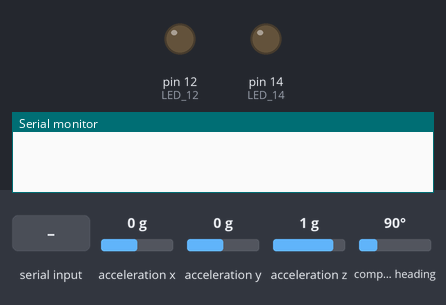
This sketch was run on a simulated Arduino Uno, built with avr-gcc and run on an emulated ATmega328P. On the bench: output pins drawn as LEDs (lit = HIGH), the last lines printed to the serial monitor. The test bench sets the inputs (shaded band); at power-on: acceleration x 0 g, acceleration y 0 g, acceleration z 1 g, compass heading 90°.

Above: at 0.1 s.
At 2.0 s:
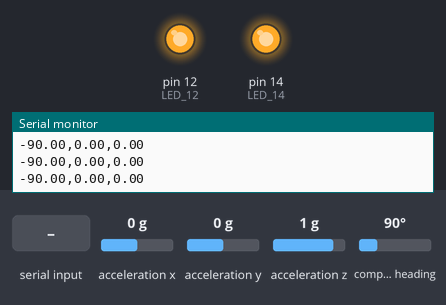
2.1 s: "-h\n" received over Serial
3.6 s: "PAUSE\n" received over Serial
5.1 s: "CAL\n" received over Serial
Timing chart, 0 to 8.1 s (numbered marks = the images above; inputs shaded):
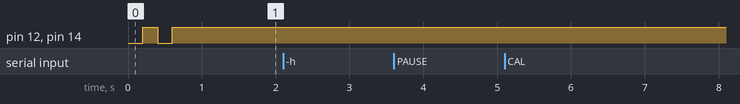

The sketch:

tes_tesis_arduino.ino
```cpp
#include <Wire.h>
#include <Adafruit_Sensor.h>
#include <Adafruit_BNO055.h>

#define VER "0.2.2"
// Definición de pines LED
#define LED_12 12
#define LED_14 14

// Comandos para los LEDs y modos
const String L_12_ON = "L_12_ON";
const String L_12_OFF = "L_12_OFF";
const String L_14_ON = "L_14_ON";
const String L_14_OFF = "L_14_OFF";
const String MODE_EULER = "MODE_EULER";
const String MODE_VHIT = "MODE_VHIT";

// Variables para el serial
String inputString = "";
boolean stringComplete = false;

// Variables para el timing
unsigned long previousMicros = 0;
unsigned long interval = 100000; // 100ms en microsegundos por defecto para Euler
unsigned long vhitInterval = 2000; // 2ms en microsegundos para VHIT (500Hz)

// Variables de control
bool isPaused = false;
bool isCalibrating = false;
bool isVHITMode = false;
float offsetYaw = 0;
float offsetPitch = 0;
float offsetRoll = 0;

// Variables para calibración
unsigned long calTimer = 0;
int calStep = 0;

// Crear objeto BNO055
Adafruit_BNO055 bno = Adafruit_BNO055(55, 0x29);

void setup() {
  Serial.begin(115200);

  pinMode(LED_12, OUTPUT);
  pinMode(LED_14, OUTPUT);
  digitalWrite(LED_12, HIGH);
  digitalWrite(LED_14, HIGH);

  Wire.begin();

  if(!bno.begin()) {
    Serial.println("No se detectó BNO055!");
    while(1);
  }

  bno.setExtCrystalUse(true);
  startupSequence();

  Serial.println("Controlador listo!");
  Serial.println("Escriba -h para ver los comandos disponibles\n");
}

void startupSequence() {
  for(int i = 0; i < 2; i++) {
    digitalWrite(LED_12, LOW);
    digitalWrite(LED_14, LOW);
    delay(200);
    digitalWrite(LED_12, HIGH);
    digitalWrite(LED_14, HIGH);
    delay(200);
  }
}

void loop() {
  unsigned long currentMicros = micros();

  if (stringComplete) {
    processCommand(inputString);
    inputString = "";
    stringComplete = false;
  }

  if (isCalibrating) {
    handleCalibration();
  }
  else if (!isPaused) {
    if (currentMicros - previousMicros >= (isVHITMode ? vhitInterval : interval)) {
      previousMicros = currentMicros;
      if (isVHITMode) {
        readAndSendVHITData();
      } else {
        readAndSendEulerData();
      }
    }
  }
}

void handleCalibration() {
  unsigned long currentMillis = millis();
  uint8_t system, gyro, accel, mag;
  bno.getCalibration(&system, &gyro, &accel, &mag);

  // Mostrar progreso de calibración cada 2 segundos
  if (currentMillis % 2000 == 0) {
    Serial.print("Progreso: Sys=");
    Serial.print(system);
    Serial.print(" Gyr=");
    Serial.print(gyro);
    Serial.print(" Acc=");
    Serial.print(accel);
    Serial.print(" Mag=");
    Serial.println(mag);
  }

  switch(calStep) {
    case 0: // Calibración del giroscopio
      if (currentMillis - calTimer < 3000) {
        if (currentMillis % 1000 == 0) {
          Serial.println("Mantenga el sensor COMPLETAMENTE quieto...");
        }
      } else {
        if (gyro >= 2) {
          Serial.println("\n¡Giroscopio calibrado!");
          Serial.println("\nPaso 2: Calibración del Acelerómetro");
          Serial.println("1. Coloque el sensor en 6 posiciones diferentes");
          Serial.println("2. Mantenga cada posición por 2-3 segundos");
          Serial.println("3. Posiciones sugeridas:");
          Serial.println("   - Apoyado en sus 6 caras");
          Serial.println("   - Como si mirara al frente, arriba, abajo");
          Serial.println("   - Como si mirara a la izquierda y derecha\n");
          calStep++;
          calTimer = currentMillis;
        } else {
          calTimer = currentMillis;
        }
      }
      break;

    case 1: // Calibración del acelerómetro
      if (accel >= 2 || currentMillis - calTimer > 20000) {
        Serial.println("\n¡Acelerómetro suficientemente calibrado!");
        Serial.println("\nPaso 3: Calibración del Magnetómetro");
        Serial.println("1. Mueva el sensor en forma de 8");
        Serial.println("2. Movimiento lento y amplio");
        Serial.println("3. Repita el movimiento en diferentes orientaciones\n");
        calStep++;
        calTimer = currentMillis;
      } else if (currentMillis % 3000 == 0) {
        Serial.println("Continúe moviendo a diferentes posiciones...");
      }
      break;

    case 2: // Calibración del magnetómetro
      if (mag >= 2 || currentMillis - calTimer > 30000) {
        Serial.println("\n¡Calibración completada!");
        Serial.println("Estado final de calibración:");
        Serial.print("Sistema: "); Serial.println(system);
        Serial.print("Giroscopio: "); Serial.println(gyro);
        Serial.print("Acelerómetro: "); Serial.println(accel);
        Serial.print("Magnetómetro: "); Serial.println(mag);

        if (system < 2) {
          Serial.println("\nSugerencia: Puede repetir la calibración");
          Serial.println("para mejorar la precisión si lo desea");
        }

        isCalibrating = false;
      } else if (currentMillis % 3000 == 0) {
        Serial.println("Continúe el movimiento en forma de 8...");
      }
      break;
  }
}

void readAndSendEulerData() {
  sensors_event_t event;
  bno.getEvent(&event);

  // Aplicar offsets y conversión por sensor invertido
  float yaw = -event.orientation.x - offsetYaw;
  float pitch = -event.orientation.y - offsetPitch;
  float roll = -event.orientation.z - offsetRoll;

  // Normalizar ángulos
  yaw = normalizeAngle(yaw);
  pitch = normalizeAngle(pitch);
  roll = normalizeAngle(roll);

  Serial.print(yaw);
  Serial.print(",");
  Serial.print(pitch);
  Serial.print(",");
  Serial.println(roll);
}

void readAndSendVHITData() {
  // Obtener aceleración lineal (elimina la gravedad)
  sensors_event_t linearAccelData;
  bno.getEvent(&linearAccelData, Adafruit_BNO055::VECTOR_LINEARACCEL);

  // Obtener velocidad angular del giroscopio
  sensors_event_t angVelData;
  bno.getEvent(&angVelData, Adafruit_BNO055::VECTOR_GYROSCOPE);

  // Enviar: aX,aY,aZ,gX,gY,gZ
  Serial.print(linearAccelData.acceleration.x);
  Serial.print(",");
  Serial.print(linearAccelData.acceleration.y);
  Serial.print(",");
  Serial.print(linearAccelData.acceleration.z);
  Serial.print(",");
  Serial.print(angVelData.gyro.x);
  Serial.print(",");
  Serial.print(angVelData.gyro.y);
  Serial.print(",");
  Serial.println(angVelData.gyro.z);
}

float normalizeAngle(float angle) {
  while (angle > 180) angle -= 360;
  while (angle < -180) angle += 360;
  return angle;
}

void setZeroPosition() {
  sensors_event_t event;
  bno.getEvent(&event);

  offsetYaw = -event.orientation.x;
  offsetPitch = -event.orientation.y;
  offsetRoll = -event.orientation.z;

  Serial.println("Posición actual establecida como cero");
}

String getCalibrationStatus() {
  uint8_t system, gyro, accel, mag;
  bno.getCalibration(&system, &gyro, &accel, &mag);

  String status = "\nEstado de Calibración (0-3):\n";
  status += "  Sistema: " + String(system);
  status += "  Giroscopio: " + String(gyro);
  status += "  Acelerómetro: " + String(accel);
  status += "  Magnetómetro: " + String(mag) + "\n";

  return status;
}

void showHelp() {
  Serial.println("\n=== Comandos Disponibles ===");
  Serial.println("Control de LEDs:");
  Serial.println("  L_12_ON  - Enciende LED 12");
  Serial.println("  L_12_OFF - Apaga LED 12");
  Serial.println("  L_14_ON  - Enciende LED 14");
  Serial.println("  L_14_OFF - Apaga LED 14");
  Serial.println("\nModos de Operación:");
  Serial.println("  MODE_EULER - Modo orientación (yaw,pitch,roll)");
  Serial.println("  MODE_VHIT  - Modo VHIT (aX,aY,aZ,gX,gY,gZ)");
  Serial.println("\nControl de Sensor:");
  Serial.println("  PAUSE    - Pausa/Reanuda lectura del sensor");
  Serial.println("  CAL      - Inicia proceso de calibración guiada");
  Serial.println("  ZERO     - Establece posición actual como cero");
  Serial.println("\nControl de Intervalo:");
  Serial.println("  DELAY_XX - Cambia intervalo en modo Euler (ms)");
  Serial.println("\nFormatos de Datos:");
  Serial.println("  Modo Euler: yaw,pitch,roll (grados)");
  Serial.println("    yaw   = movimiento izquierda-derecha");
  Serial.println("    pitch = movimiento arriba-abajo");
  Serial.println("    roll  = inclinación hacia hombros");
  Serial.println("\n  Modo VHIT: aX,aY,aZ,gX,gY,gZ");
  Serial.println("    aX,aY,aZ = aceleración (m/s²)");
  Serial.println("    gX,gY,gZ = velocidad angular (rad/s)");
  Serial.print("\nVersión: ");
  Serial.println(VER);
  Serial.println(getCalibrationStatus());
  Serial.println("============================\n");
}

void serialEvent() {
  while (Serial.available()) {
    char inChar = (char)Serial.read();
    if (inChar == '\n' || inChar == '\r') {
      stringComplete = true;
    } else {
      inputString += inChar;
    }
  }
}

void processCommand(String command) {
  command.trim();

  if (command == "-h") {
    showHelp();
  }
  // Comandos de LED
  else if (command == L_12_ON) {
    digitalWrite(LED_12, LOW);
    Serial.println("LED 12 encendido");
  }
  else if (command == L_12_OFF) {
    digitalWrite(LED_12, HIGH);
    Serial.println("LED 12 apagado");
  }
  else if (command == L_14_ON) {
    digitalWrite(LED_14, LOW);
    Serial.println("LED 14 encendido");
  }
  else if (command == L_14_OFF) {
    digitalWrite(LED_14, HIGH);
    Serial.println("LED 14 apagado");
  }
  // Comandos de modo
  else if (command == MODE_EULER) {
    isVHITMode = false;
    Serial.println("Modo Euler activado");
  }
  else if (command == MODE_VHIT) {
    isVHITMode = true;
    Serial.println("Modo VHIT activado (500Hz)");
  }
  // Otros comandos
  else if (command == "PAUSE") {
    isPaused = !isPaused;
    Serial.println(isPaused ? "Sensor pausado" : "Sensor reactivado");
  }
  else if (command == "CAL") {
    isCalibrating = true;
    calStep = 0;
    calTimer = millis();
    Serial.println("\n=== Iniciando Calibración Guiada ===");
    Serial.println("Paso 1: Calibración del Giroscopio");
    Serial.println("1. Coloque el sensor en una superficie plana");
    Serial.println("2. No lo mueva en absoluto");
    Serial.println("3. Espere unos segundos\n");
  }
  else if (command == "ZERO") {
    setZeroPosition();
  }
  else if (command.startsWith("DELAY_")) {
    if (!isVHITMode) {
      String delayStr = command.substring(6);
      int newDelay = delayStr.toInt();
      if (newDelay > 0) {
        interval = (unsigned long)newDelay * 1000;
        Serial.println("Nuevo intervalo: " + String(newDelay) + "ms");
      }
    } else {
      Serial.println("DELAY no disponible en modo VHIT");
    }
  }
}
```
